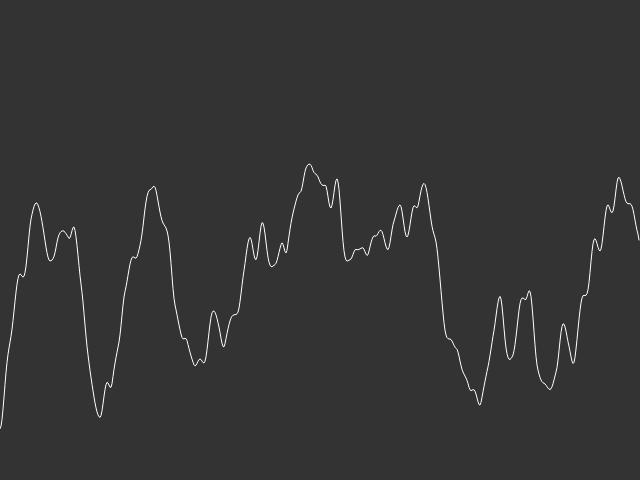
Frame 1 (no input)
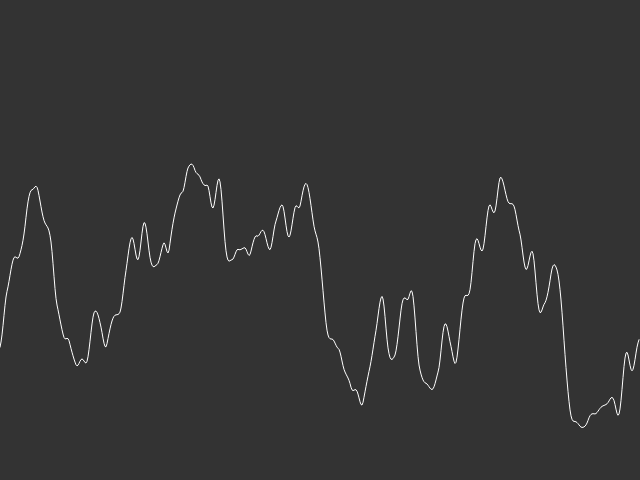
Frame 60 (no input)
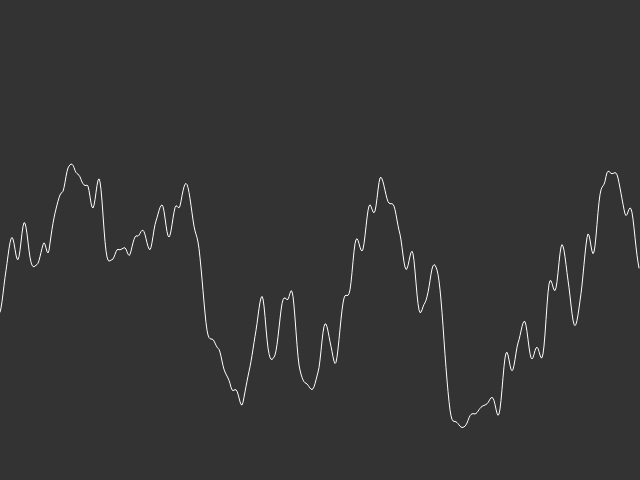
Frame 120 (the mouse pressed at the canvas centre since frame 60)

The p5.js sketch that drew these frames (run headless with seeded random() and noise() and a simulated clock; from frame 60 on, the mouse is pressed at the canvas centre):

// p5.js sketch
// ── sketch.js
var noiseX = 0;
var xoffslider;
var detailslider;

function setup() {
	createCanvas(640, 480);
	
	xoffslider = createSlider(0, 0.1, 0.02, 0.001);
	detailslider = createSlider(0, 24, 4, 0.1);
}

function draw() {
	background(51);
	
	noiseDetail(detailslider.value());
	
	noFill();
	stroke(255);
	
	var xoff = noiseX;
	beginShape();
	for(var x = 0; x < width; x++) {
		var y = map(noise(xoff), 0, 1, 0, width);
		
		vertex(x, y);
		
		xoff += xoffslider.value();
	}
	endShape();
	noiseX += 0.04;
}
